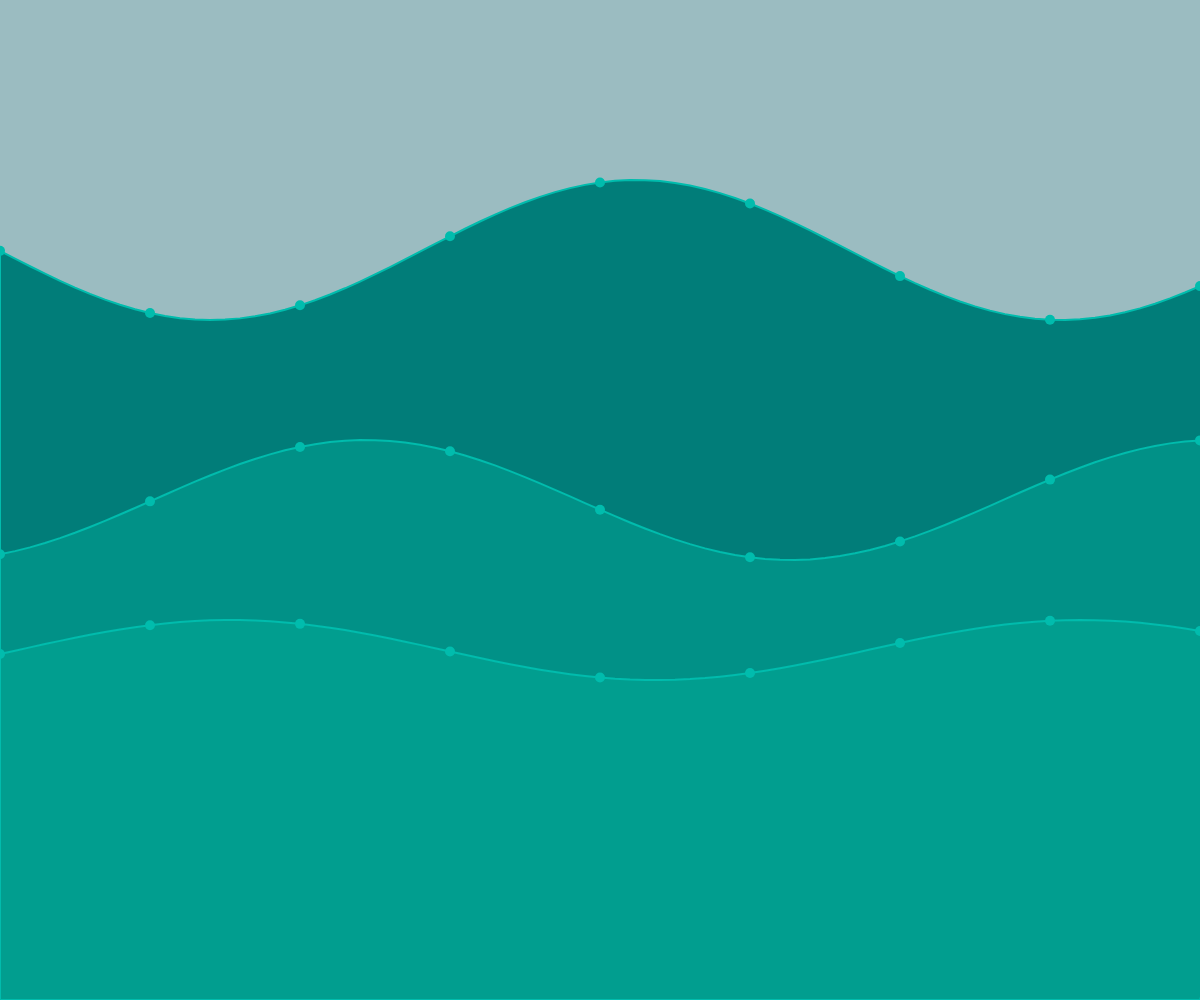
Frame 1 (no input)
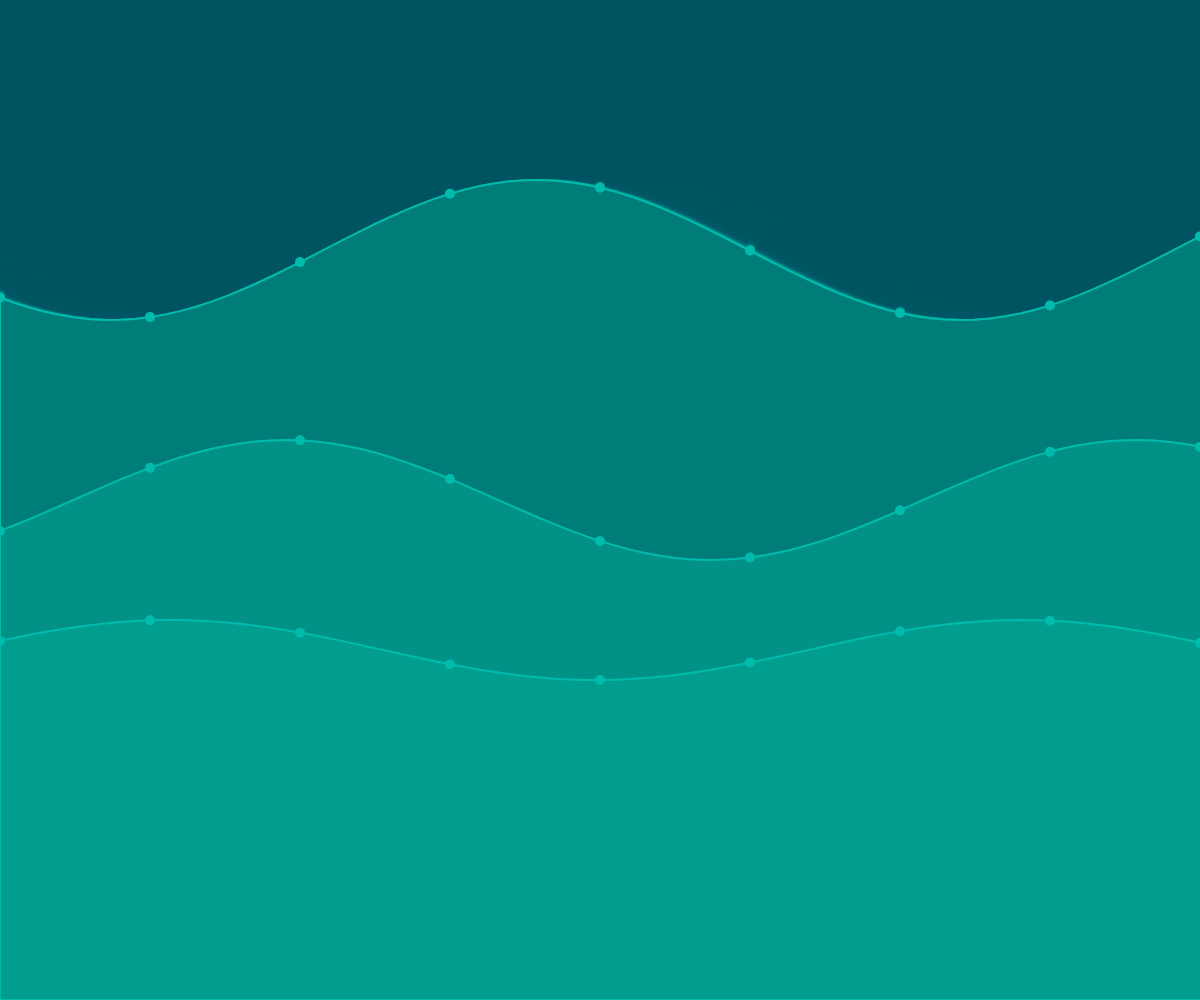
Frame 60 (no input)
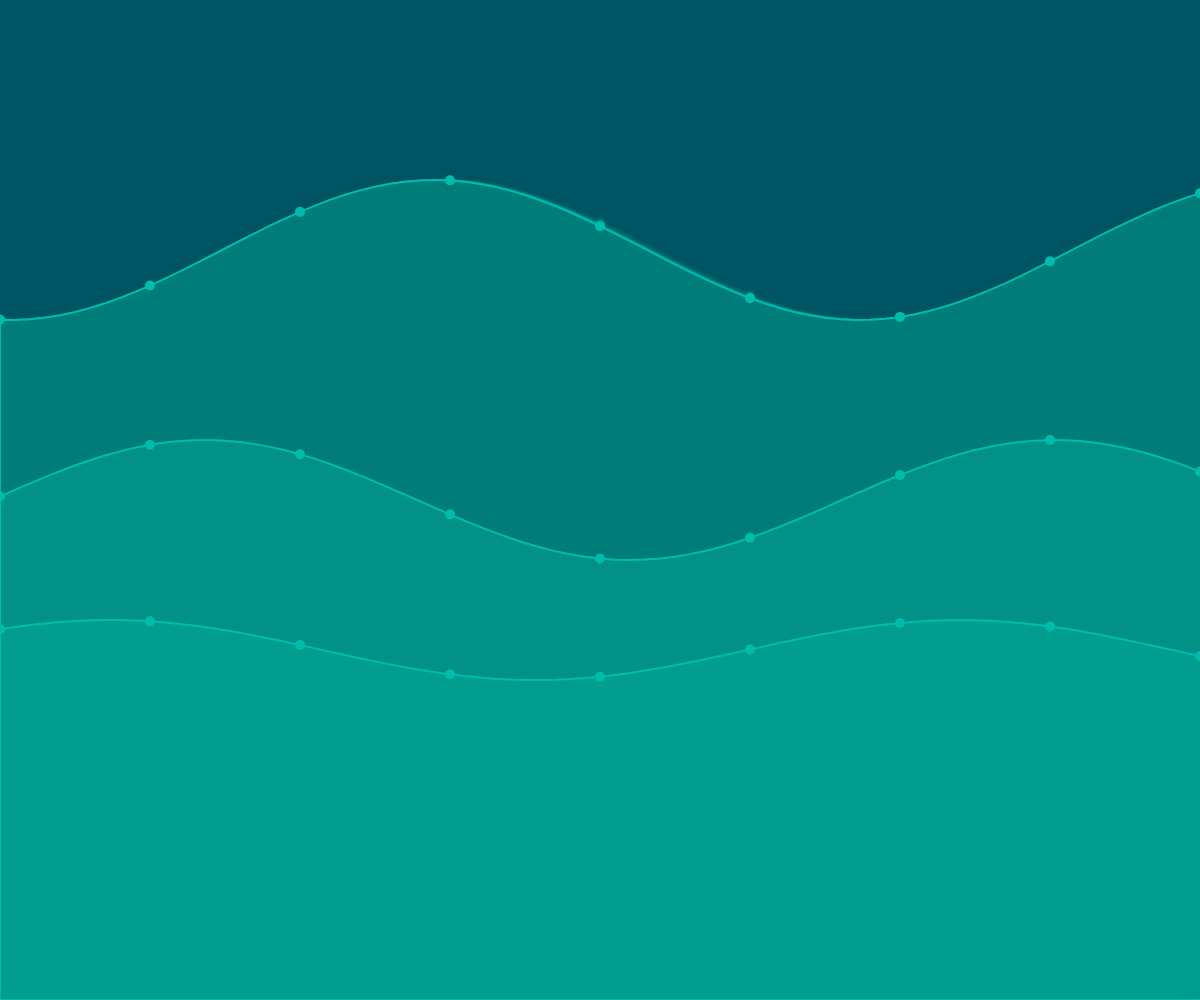
Frame 120 (the mouse pressed at the canvas centre since frame 60)

The p5.js sketch that drew these frames (run headless with seeded random() and noise() and a simulated clock; from frame 60 on, the mouse is pressed at the canvas centre):

// p5.js sketch
// ── sketch.js
disableFriendlyErrors = true; // disables FES

let xspacing = 15; // Distance between each horizontal location
let w; // Width of entire wave
let t1 = 0.0; // Start angle at 0
let t2 = 0.0;
let t3 = 0.0;
let period = 850.0; // How many pixels before the sine ripples repeats
let dx; // Value for incrementing x
let yvalues; // Using an array to store height values for the wave
let backgroundCol, waveCol; // colors

setup = () => {
  createCanvas(windowWidth, windowHeight < 800 ? 800 : windowHeight); //limit sketch height to 800px
  w = width*1.1;
  dx = (TWO_PI / period) * xspacing;
  yvalues = new Array(floor(w / xspacing));

  backgroundCol = color(0, 86, 98, 100);
  waveCol = color(0, 191, 165, 45);
  frameRate(30);
};

windowResized = () => {
  resizeCanvas(windowWidth, windowHeight * 0.8);
  setup();
};

draw = () => {
  background(backgroundCol);
  frameRate(30);

  t1 += 0.0125;
  t2 += 0.01;
  t3 += 0.0075;

  wave(0, height * 0.25, 70, t1, color(1, 125, 121));
  wave(2, height * 0.5, 60, t2, color(1, 145, 135));
  wave(3, height * 0.65, 30, t3, color(1, 158, 143));
};

function wave(offset, cy, amp, t, col) {
  let x = t + offset;
  for (let i = 0; i < yvalues.length; i++) {
    yvalues[i] = Math.sin(x) * amp;
    x += dx;
  }

  strokeWeight(2);
  stroke(1, 188, 173);
  fill(col);
  //draw waves
  beginShape();
  for (let x = 0; x < yvalues.length; x++) {
    vertex(x * xspacing, cy + yvalues[x]);
  }
  vertex(width, height);
  vertex(0, height);
  endShape(CLOSE);

  //draw points
  for (let x = 0; x < yvalues.length; x++) {
    if (x % 10 === 0) {
      strokeWeight(10);
      stroke(1, 188, 173);
      point(x * xspacing, cy + yvalues[x]);
      strokeWeight(1);
      //  stroke(0, 191, 165, 20);
      //  line(x* xspacing,0,x* xspacing, height)
      strokeWeight(2);
    }
  }
}

function keyPressed() {
  if (key == "s" || key == "S") mic.start();
  if (key == "q" || key == "Q") noLoop();
  if (key == "f" || key == "f") {
    fullscreen(true);
    resizeCanvas(windowWidth, windowHeight);
  }
}
